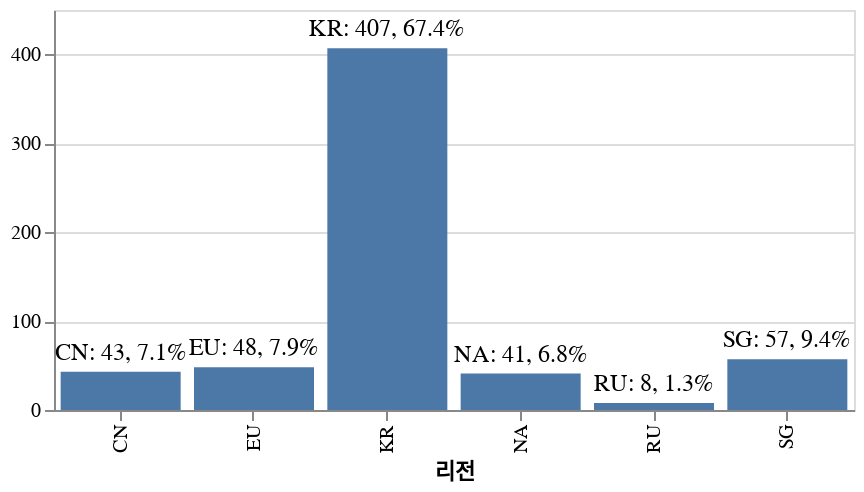

The notebook cell saved with this chart:
### Markdown cell above
### 시계열 :: BarChart

### Code cell
source=pTable
chart = get_barChart(source)
chart

### Figure 1 — Vega-Lite specification as saved in the notebook (floating-point values rounded to 4 significant figures)
{"config": {"view": {"continuousWidth": 400, "continuousHeight": 300}}, "layer": [{"mark": "bar", "encoding": {"x": {"field": "리전", "type": "nominal"}, "y": {"field": "합계", "title": "", "type": "quantitative"}}}, {"mark": {"type": "text", "color": "black", "dy": -10, "size": 12}, "encoding": {"text": {"field": "label", "type": "nominal"}, "x": {"field": "리전", "type": "nominal"}, "y": {"field": "합계", "title": "", "type": "quantitative"}}, "transform": [{"calculate": "(((((datum.리전 + ': ') + datum.합계) + ', ') + datum.비중) + '%')", "as": "label"}]}], "data": {"name": "data-a42e2bfd6db17e2a7d8e9c7dd234348a"}, "height": 200, "width": 400, "$schema": "https://vega.github.io/schema/vega-lite/v4.17.0.json", "datasets": {"data-a42e2bfd6db17e2a7d8e9c7dd234348a": [{"리전": "KR", "합계": 407.0, "비중": 67.4}, {"리전": "SG", "합계": 57.0, "비중": 9.4}, {"리전": "EU", "합계": 48.0, "비중": 7.9}, {"리전": "CN", "합계": 43.0, "비중": 7.1}, {"리전": "NA", "합계": 41.0, "비중": 6.8}, {"리전": "RU", "합계": 8.0, "비중": 1.3}]}}
